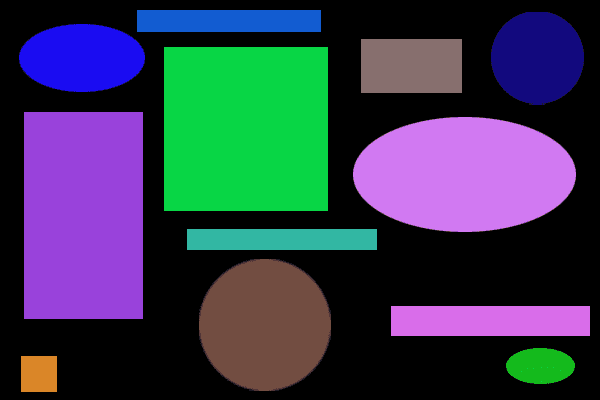
#> input picture Anexos, Imagens e Videos/shapes.png, 600 x 400 px, found by its file name
$ python Remove_Figuras_Circulares.py
#> lines starting #> are read from the running program, lines starting #| are printed output that depends on the picture; after the words box and inside, x2 and y2 are one past the last pixel; in counts of white or black regions, pixels touching at a corner belong together
# https://pyimagesearch.com/2015/02/09/removing-contours-image-using-python-opencv/#pyis-cta-modal

# import the necessary packages
import numpy as np
import imutils
import cv2
import sys
from pathlib import Path
import numpy as np

def is_contour_bad(c):
	# approximate the contour
	peri = cv2.arcLength(c, True)
	approx = cv2.approxPolyDP(c, 0.02 * peri, True)
	# the contour is 'bad' if it is not a rectangle
	return not len(approx) == 4

path = Path(sys.path[0])
caminhoImagem = str(path.parent.absolute()) + '\\Anexos, Imagens e Videos\\shapes.png'

# load the shapes image, convert it to grayscale, and edge edges in
# the image
image = cv2.imread(caminhoImagem)
#> image is the input picture: shape (400, 600, 3); mean B, G, R 79.6, 58, 52.8
gray = cv2.cvtColor(image, cv2.COLOR_BGR2GRAY)
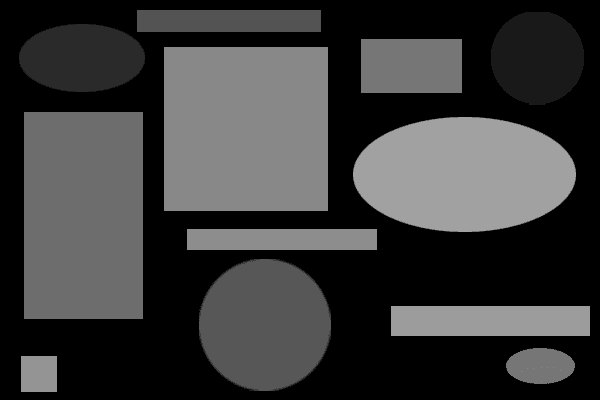
#> gray: shape (400, 600); min 0, max 161, mean 58.9
edged = cv2.Canny(gray, 50, 100)
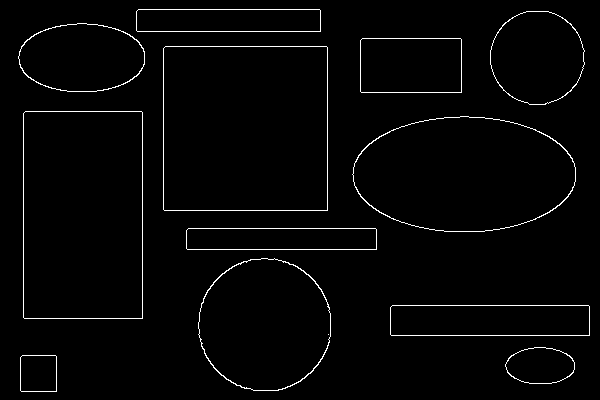
#> edged: shape (400, 600); 2.1% white in thin lines or dots
cv2.imshow("Original", image)
# find contours in the image and initialize the mask that will be
# used to remove the bad contours
cnts = cv2.findContours(edged.copy(), cv2.RETR_LIST, cv2.CHAIN_APPROX_SIMPLE)
#> cnts = 25 contours, 1 with area under 20; largest, box (x1, y1, x2, y2) and area: (163, 46, 328, 211) 26893, (163, 46, 328, 211) 26892, (23, 111, 143, 319) 24630, (23, 111, 143, 319) 24630, (352, 116, 576, 232) 20191
cnts = imutils.grab_contours(cnts)
mask = np.ones(image.shape[:2], dtype="uint8") * 255
# loop over the contours
for c in cnts:
	# if the contour is bad, draw it on the mask
	if is_contour_bad(c):
		cv2.drawContours(mask, [c], -1, 0, -1)
#> this loop made 25 passes
#> (peri in is_contour_bad, approx in is_contour_bad) on passes 1, 2, 5, 6, 7, 10, 11, 14, 15, 16, 17, 18: (141.1, [[22, 355], [56, 356], [55, 391], [20, 390]]), (141.7, [[22, 355], [20, 390], [56, 391], [56, 356]]), (0, [[328, 334]]), (455.1, [[390, 307], [588, 305], [589, 334], [391, 335]]), (455.7, [[390, 307], [391, 335], [589, 335], [588, 305]]), (419.1, [[186, 230], [375, 228], [376, 248], [187, 249]]), (419.7, [[186, 230], [187, 249], [376, 249], [375, 228]]), (649.1, [[25, 111], [142, 112], [141, 318], [23, 317]]), (649.7, [[25, 111], [23, 317], [142, 318], [142, 112]]), (653.1, [[165, 46], [327, 47], [326, 210], [163, 209]]), (653.7, [[165, 46], [163, 209], [327, 210], [327, 47]]), (307.1, [[360, 40], [460, 38], [461, 91], [361, 92]])
#> peri in is_contour_bad on passes 3, 4, 8, 9, 12, 13: 177.2, 179.5, 445.7, 442.3, 572.9, 575.2
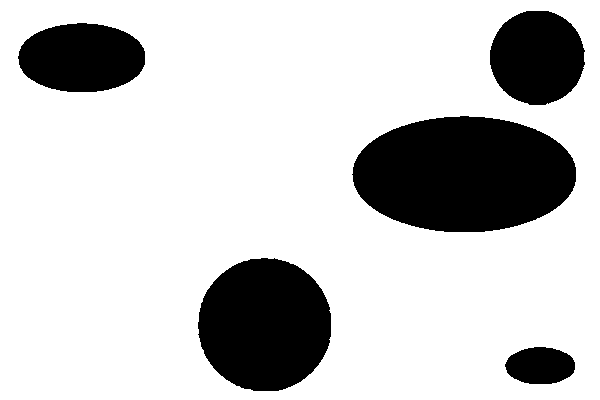
#> mask: shape (400, 600); 79% white; 5 black regions, box (x1, y1, x2, y2) and area: (352, 116, 576, 232) 20444, (198, 258, 331, 391) 13993, (490, 11, 585, 105) 7022, (18, 23, 145, 92) 6973, (505, 347, 575, 384) 2048
# remove the contours from the image and show the resulting images
image = cv2.bitwise_and(image, image, mask=mask)
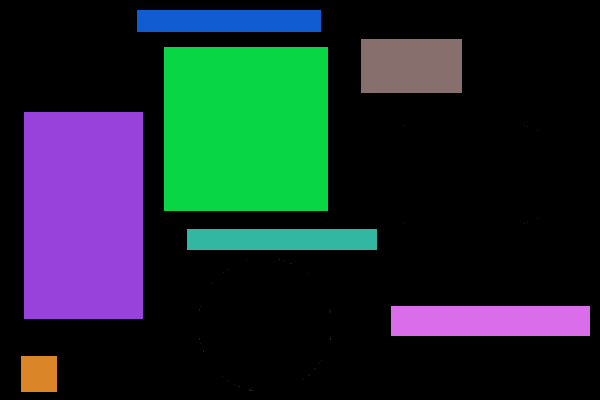
#> image: shape (400, 600, 3); mean B, G, R 45, 41.3, 27.4
cv2.imshow("Mask", mask)
cv2.imshow("After", image)
cv2.waitKey(0)

$ run again, with Anexos, Imagens e Videos/1_wIXlvBeAFtNVgJd49VObgQ.png copied over Anexos, Imagens e Videos/shapes.png
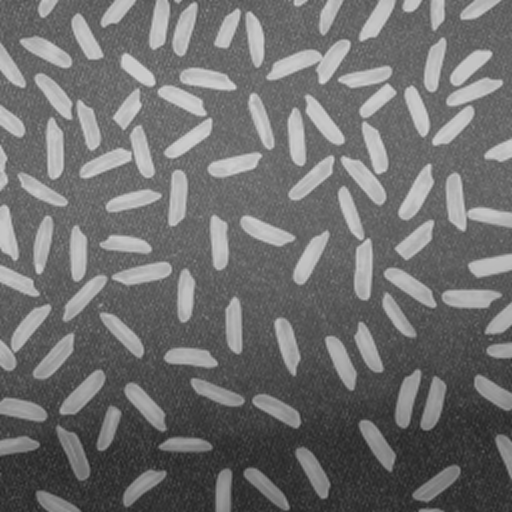
#> input picture Anexos, Imagens e Videos/1_wIXlvBeAFtNVgJd49VObgQ.png, 512 x 512 px, found by its file name
#> image is the input picture: shape (512, 512, 3); min 33, max 214, mean 111.3
#> `edged = cv2.Canny(gray, 50, 100)`:
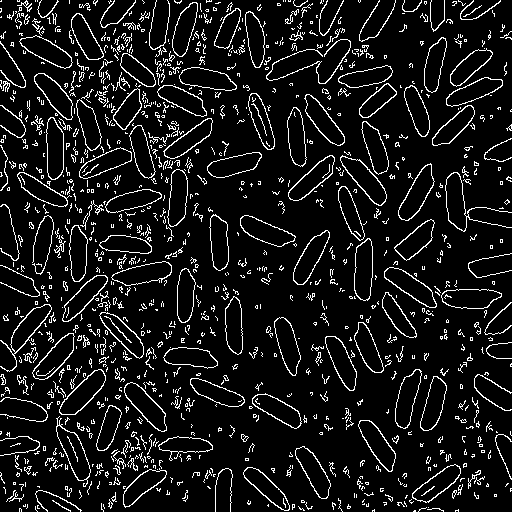
#> edged: shape (512, 512); 9.4% white in thin lines or dots
#> cnts = 1337 contours, 1176 with area under 20; largest, box (x1, y1, x2, y2) and area: (59, 369, 106, 415) 973, (340, 155, 387, 206) 966, (398, 163, 435, 221) 961, (124, 382, 167, 432) 931, (354, 238, 373, 301) 930
#> the loop `for c in cnts:` made 1337 passes
#> peri in is_contour_bad on passes 2 to 4: 10.24, 8.24, 35.9
#> `image = cv2.bitwise_and(image, image, mask=mask)`:
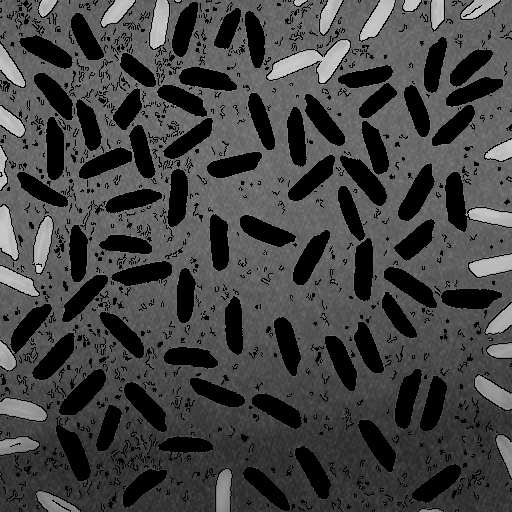
#> image: shape (512, 512, 3); min 0, max 211, mean 67.6
